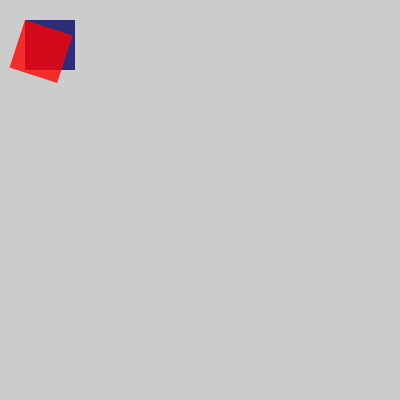
Frame 1 (no input)
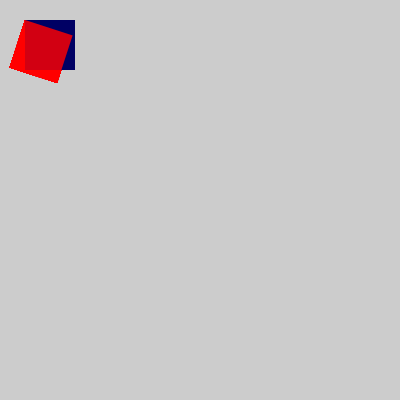
Frame 60 (the mouse pressed at the canvas centre just before this capture)
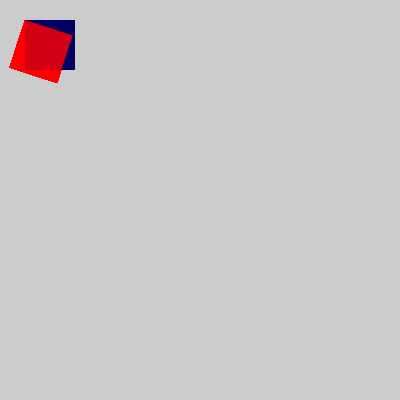
Frame 120 (the mouse held since frame 60 and released just before this capture)

The Processing sketch that drew these frames (run headless with seeded random() and noise(); from frame 60 on, the mouse is pressed at the canvas centre):

// Processing sketch: Rotation_I
// ── Rotation_I.pde

void setup() {
  size(400, 400);
  smooth();
  noStroke();
}

void draw() {

  // Koordinatensystem verschieben
  translate(25, 20);
  fill(0, 0, 100, 200);
  rect(0, 0, 50, 50);
  
  //Um den Ursprung des Systems rotieren 
  rotate(PI/10);
  fill(255, 0, 0, 200);
  rect(0, 0, 50, 50);
}
